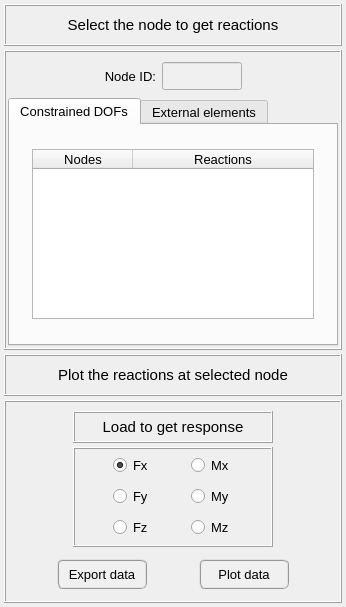
<?xml version="1.0" encoding="UTF-8"?>
<ui version="4.0">
 <class>Form</class>
 <widget class="QWidget" name="Form">
  <property name="geometry">
   <rect>
    <x>0</x>
    <y>0</y>
    <width>346</width>
    <height>607</height>
   </rect>
  </property>
  <property name="windowTitle">
   <string>Form</string>
  </property>
  <layout class="QGridLayout" name="gridLayout_2">
   <property name="leftMargin">
    <number>4</number>
   </property>
   <property name="topMargin">
    <number>4</number>
   </property>
   <property name="rightMargin">
    <number>4</number>
   </property>
   <property name="bottomMargin">
    <number>4</number>
   </property>
   <property name="spacing">
    <number>4</number>
   </property>
   <item row="0" column="0">
    <widget class="QFrame" name="frame">
     <property name="minimumSize">
      <size>
       <width>300</width>
       <height>42</height>
      </size>
     </property>
     <property name="maximumSize">
      <size>
       <width>600</width>
       <height>42</height>
      </size>
     </property>
     <property name="frameShape">
      <enum>QFrame::Box</enum>
     </property>
     <property name="frameShadow">
      <enum>QFrame::Raised</enum>
     </property>
     <property name="lineWidth">
      <number>1</number>
     </property>
     <layout class="QGridLayout" name="gridLayout_11">
      <property name="leftMargin">
       <number>2</number>
      </property>
      <property name="topMargin">
       <number>2</number>
      </property>
      <property name="rightMargin">
       <number>2</number>
      </property>
      <property name="bottomMargin">
       <number>2</number>
      </property>
      <property name="spacing">
       <number>0</number>
      </property>
      <item row="0" column="0">
       <widget class="QLabel" name="label_10">
        <property name="font">
         <font>
          <family>MS Shell Dlg 2</family>
          <pointsize>11</pointsize>
          <weight>50</weight>
          <italic>false</italic>
          <bold>false</bold>
         </font>
        </property>
        <property name="frameShape">
         <enum>QFrame::NoFrame</enum>
        </property>
        <property name="frameShadow">
         <enum>QFrame::Raised</enum>
        </property>
        <property name="text">
         <string>Select the node to get reactions</string>
        </property>
        <property name="textFormat">
         <enum>Qt::AutoText</enum>
        </property>
        <property name="alignment">
         <set>Qt::AlignCenter</set>
        </property>
       </widget>
      </item>
     </layout>
    </widget>
   </item>
   <item row="1" column="0">
    <widget class="QFrame" name="frame_2">
     <property name="maximumSize">
      <size>
       <width>16777215</width>
       <height>360</height>
      </size>
     </property>
     <property name="frameShape">
      <enum>QFrame::Box</enum>
     </property>
     <property name="frameShadow">
      <enum>QFrame::Raised</enum>
     </property>
     <layout class="QGridLayout" name="gridLayout_15">
      <property name="leftMargin">
       <number>2</number>
      </property>
      <property name="topMargin">
       <number>4</number>
      </property>
      <property name="rightMargin">
       <number>2</number>
      </property>
      <property name="bottomMargin">
       <number>2</number>
      </property>
      <property name="spacing">
       <number>2</number>
      </property>
      <item row="0" column="0">
       <widget class="QFrame" name="frame_16">
        <property name="minimumSize">
         <size>
          <width>0</width>
          <height>40</height>
         </size>
        </property>
        <property name="maximumSize">
         <size>
          <width>400</width>
          <height>40</height>
         </size>
        </property>
        <property name="frameShape">
         <enum>QFrame::NoFrame</enum>
        </property>
        <property name="frameShadow">
         <enum>QFrame::Raised</enum>
        </property>
        <layout class="QGridLayout" name="gridLayout_14">
         <property name="leftMargin">
          <number>0</number>
         </property>
         <property name="topMargin">
          <number>0</number>
         </property>
         <property name="rightMargin">
          <number>0</number>
         </property>
         <property name="bottomMargin">
          <number>0</number>
         </property>
         <property name="horizontalSpacing">
          <number>6</number>
         </property>
         <property name="verticalSpacing">
          <number>0</number>
         </property>
         <item row="0" column="0">
          <spacer name="horizontalSpacer">
           <property name="orientation">
            <enum>Qt::Horizontal</enum>
           </property>
           <property name="sizeHint" stdset="0">
            <size>
             <width>40</width>
             <height>20</height>
            </size>
           </property>
          </spacer>
         </item>
         <item row="0" column="1">
          <widget class="QLabel" name="label_2">
           <property name="minimumSize">
            <size>
             <width>0</width>
             <height>28</height>
            </size>
           </property>
           <property name="maximumSize">
            <size>
             <width>16777215</width>
             <height>28</height>
            </size>
           </property>
           <property name="font">
            <font>
             <family>MS Shell Dlg 2</family>
             <pointsize>10</pointsize>
             <weight>50</weight>
             <italic>false</italic>
             <bold>false</bold>
            </font>
           </property>
           <property name="text">
            <string>Node ID:</string>
           </property>
           <property name="alignment">
            <set>Qt::AlignRight|Qt::AlignTrailing|Qt::AlignVCenter</set>
           </property>
          </widget>
         </item>
         <item row="0" column="2">
          <widget class="QLineEdit" name="lineEdit_nodeID">
           <property name="enabled">
            <bool>false</bool>
           </property>
           <property name="minimumSize">
            <size>
             <width>80</width>
             <height>28</height>
            </size>
           </property>
           <property name="maximumSize">
            <size>
             <width>80</width>
             <height>28</height>
            </size>
           </property>
           <property name="palette">
            <palette>
             <active>
              <colorrole role="WindowText">
               <brush brushstyle="SolidPattern">
                <color alpha="255">
                 <red>0</red>
                 <green>0</green>
                 <blue>0</blue>
                </color>
               </brush>
              </colorrole>
              <colorrole role="Button">
               <brush brushstyle="SolidPattern">
                <color alpha="255">
                 <red>250</red>
                 <green>250</green>
                 <blue>250</blue>
                </color>
               </brush>
              </colorrole>
              <colorrole role="Midlight">
               <brush brushstyle="SolidPattern">
                <color alpha="255">
                 <red>0</red>
                 <green>0</green>
                 <blue>0</blue>
                </color>
               </brush>
              </colorrole>
              <colorrole role="Dark">
               <brush brushstyle="SolidPattern">
                <color alpha="255">
                 <red>0</red>
                 <green>0</green>
                 <blue>0</blue>
                </color>
               </brush>
              </colorrole>
              <colorrole role="Mid">
               <brush brushstyle="SolidPattern">
                <color alpha="255">
                 <red>0</red>
                 <green>0</green>
                 <blue>0</blue>
                </color>
               </brush>
              </colorrole>
              <colorrole role="Text">
               <brush brushstyle="SolidPattern">
                <color alpha="255">
                 <red>0</red>
                 <green>0</green>
                 <blue>0</blue>
                </color>
               </brush>
              </colorrole>
              <colorrole role="ButtonText">
               <brush brushstyle="SolidPattern">
                <color alpha="255">
                 <red>0</red>
                 <green>0</green>
                 <blue>0</blue>
                </color>
               </brush>
              </colorrole>
              <colorrole role="Base">
               <brush brushstyle="SolidPattern">
                <color alpha="255">
                 <red>250</red>
                 <green>250</green>
                 <blue>250</blue>
                </color>
               </brush>
              </colorrole>
              <colorrole role="Window">
               <brush brushstyle="SolidPattern">
                <color alpha="255">
                 <red>250</red>
                 <green>250</green>
                 <blue>250</blue>
                </color>
               </brush>
              </colorrole>
             </active>
             <inactive>
              <colorrole role="WindowText">
               <brush brushstyle="SolidPattern">
                <color alpha="255">
                 <red>0</red>
                 <green>0</green>
                 <blue>0</blue>
                </color>
               </brush>
              </colorrole>
              <colorrole role="Button">
               <brush brushstyle="SolidPattern">
                <color alpha="255">
                 <red>250</red>
                 <green>250</green>
                 <blue>250</blue>
                </color>
               </brush>
              </colorrole>
              <colorrole role="Midlight">
               <brush brushstyle="SolidPattern">
                <color alpha="255">
                 <red>0</red>
                 <green>0</green>
                 <blue>0</blue>
                </color>
               </brush>
              </colorrole>
              <colorrole role="Dark">
               <brush brushstyle="SolidPattern">
                <color alpha="255">
                 <red>0</red>
                 <green>0</green>
                 <blue>0</blue>
                </color>
               </brush>
              </colorrole>
              <colorrole role="Mid">
               <brush brushstyle="SolidPattern">
                <color alpha="255">
                 <red>0</red>
                 <green>0</green>
                 <blue>0</blue>
                </color>
               </brush>
              </colorrole>
              <colorrole role="Text">
               <brush brushstyle="SolidPattern">
                <color alpha="255">
                 <red>0</red>
                 <green>0</green>
                 <blue>0</blue>
                </color>
               </brush>
              </colorrole>
              <colorrole role="ButtonText">
               <brush brushstyle="SolidPattern">
                <color alpha="255">
                 <red>0</red>
                 <green>0</green>
                 <blue>0</blue>
                </color>
               </brush>
              </colorrole>
              <colorrole role="Base">
               <brush brushstyle="SolidPattern">
                <color alpha="255">
                 <red>250</red>
                 <green>250</green>
                 <blue>250</blue>
                </color>
               </brush>
              </colorrole>
              <colorrole role="Window">
               <brush brushstyle="SolidPattern">
                <color alpha="255">
                 <red>250</red>
                 <green>250</green>
                 <blue>250</blue>
                </color>
               </brush>
              </colorrole>
             </inactive>
             <disabled>
              <colorrole role="WindowText">
               <brush brushstyle="SolidPattern">
                <color alpha="255">
                 <red>100</red>
                 <green>100</green>
                 <blue>100</blue>
                </color>
               </brush>
              </colorrole>
              <colorrole role="Button">
               <brush brushstyle="SolidPattern">
                <color alpha="255">
                 <red>240</red>
                 <green>240</green>
                 <blue>240</blue>
                </color>
               </brush>
              </colorrole>
              <colorrole role="Midlight">
               <brush brushstyle="SolidPattern">
                <color alpha="255">
                 <red>0</red>
                 <green>0</green>
                 <blue>0</blue>
                </color>
               </brush>
              </colorrole>
              <colorrole role="Dark">
               <brush brushstyle="SolidPattern">
                <color alpha="255">
                 <red>0</red>
                 <green>0</green>
                 <blue>0</blue>
                </color>
               </brush>
              </colorrole>
              <colorrole role="Mid">
               <brush brushstyle="SolidPattern">
                <color alpha="255">
                 <red>0</red>
                 <green>0</green>
                 <blue>0</blue>
                </color>
               </brush>
              </colorrole>
              <colorrole role="Text">
               <brush brushstyle="SolidPattern">
                <color alpha="255">
                 <red>100</red>
                 <green>100</green>
                 <blue>100</blue>
                </color>
               </brush>
              </colorrole>
              <colorrole role="ButtonText">
               <brush brushstyle="SolidPattern">
                <color alpha="255">
                 <red>100</red>
                 <green>100</green>
                 <blue>100</blue>
                </color>
               </brush>
              </colorrole>
              <colorrole role="Base">
               <brush brushstyle="SolidPattern">
                <color alpha="255">
                 <red>240</red>
                 <green>240</green>
                 <blue>240</blue>
                </color>
               </brush>
              </colorrole>
              <colorrole role="Window">
               <brush brushstyle="SolidPattern">
                <color alpha="255">
                 <red>240</red>
                 <green>240</green>
                 <blue>240</blue>
                </color>
               </brush>
              </colorrole>
             </disabled>
            </palette>
           </property>
           <property name="font">
            <font>
             <family>MS Shell Dlg 2</family>
             <pointsize>11</pointsize>
             <weight>50</weight>
             <italic>false</italic>
             <bold>false</bold>
            </font>
           </property>
           <property name="toolTip">
            <string>&lt;html&gt;&lt;head/&gt;&lt;body&gt;&lt;p align=&quot;center&quot;&gt;&lt;br/&gt;&lt;/p&gt;&lt;/body&gt;&lt;/html&gt;</string>
           </property>
           <property name="whatsThis">
            <string>&lt;html&gt;&lt;head/&gt;&lt;body&gt;&lt;p&gt;&lt;br/&gt;&lt;/p&gt;&lt;/body&gt;&lt;/html&gt;</string>
           </property>
           <property name="styleSheet">
            <string notr="true">QLineEdit{color: rgb(0, 0, 0); background-color: rgb(250, 250, 250)}
QLineEdit:disabled{color: rgb(100, 100, 100); background-color: rgb(240, 240, 240)}
</string>
           </property>
           <property name="text">
            <string/>
           </property>
           <property name="frame">
            <bool>true</bool>
           </property>
           <property name="alignment">
            <set>Qt::AlignCenter</set>
           </property>
           <property name="readOnly">
            <bool>false</bool>
           </property>
           <property name="placeholderText">
            <string/>
           </property>
          </widget>
         </item>
         <item row="0" column="3">
          <spacer name="horizontalSpacer_2">
           <property name="orientation">
            <enum>Qt::Horizontal</enum>
           </property>
           <property name="sizeHint" stdset="0">
            <size>
             <width>40</width>
             <height>20</height>
            </size>
           </property>
          </spacer>
         </item>
        </layout>
       </widget>
      </item>
      <item row="1" column="0">
       <widget class="QTabWidget" name="tabWidget_reactions">
        <property name="maximumSize">
         <size>
          <width>400</width>
          <height>16777215</height>
         </size>
        </property>
        <property name="font">
         <font>
          <family>MS Shell Dlg 2</family>
          <pointsize>10</pointsize>
          <weight>50</weight>
          <italic>false</italic>
          <bold>false</bold>
         </font>
        </property>
        <property name="currentIndex">
         <number>0</number>
        </property>
        <widget class="QWidget" name="tab_constrained_dofs">
         <attribute name="title">
          <string>Constrained DOFs</string>
         </attribute>
         <layout class="QGridLayout" name="gridLayout_16">
          <item row="0" column="0">
           <widget class="QTreeWidget" name="treeWidget_reactions_at_constrained_dofs">
            <property name="minimumSize">
             <size>
              <width>282</width>
              <height>170</height>
             </size>
            </property>
            <property name="maximumSize">
             <size>
              <width>282</width>
              <height>170</height>
             </size>
            </property>
            <property name="font">
             <font>
              <family>Arial</family>
              <pointsize>10</pointsize>
              <italic>false</italic>
             </font>
            </property>
            <property name="indentation">
             <number>0</number>
            </property>
            <column>
             <property name="text">
              <string>Nodes</string>
             </property>
             <property name="font">
              <font>
               <family>MS Shell Dlg 2</family>
               <pointsize>10</pointsize>
               <weight>50</weight>
               <italic>false</italic>
               <bold>false</bold>
               <kerning>false</kerning>
              </font>
             </property>
             <property name="textAlignment">
              <set>AlignCenter</set>
             </property>
            </column>
            <column>
             <property name="text">
              <string>Reactions</string>
             </property>
             <property name="font">
              <font>
               <family>MS Shell Dlg 2</family>
               <pointsize>10</pointsize>
               <weight>50</weight>
               <italic>false</italic>
               <bold>false</bold>
               <kerning>false</kerning>
              </font>
             </property>
             <property name="textAlignment">
              <set>AlignCenter</set>
             </property>
            </column>
           </widget>
          </item>
         </layout>
        </widget>
        <widget class="QWidget" name="tab_external_springs_dampers">
         <attribute name="title">
          <string>External elements</string>
         </attribute>
         <layout class="QGridLayout" name="gridLayout_17">
          <item row="0" column="0">
           <widget class="QTabWidget" name="tabWidget_springs_dampers">
            <property name="font">
             <font>
              <family>MS Shell Dlg 2</family>
              <pointsize>10</pointsize>
              <weight>50</weight>
              <italic>false</italic>
              <bold>false</bold>
             </font>
            </property>
            <property name="currentIndex">
             <number>0</number>
            </property>
            <widget class="QWidget" name="tab_nodes_with_springs">
             <attribute name="title">
              <string>Reactions at springs</string>
             </attribute>
             <layout class="QGridLayout" name="gridLayout_18">
              <item row="0" column="0">
               <widget class="QTreeWidget" name="treeWidget_reactions_at_springs">
                <property name="minimumSize">
                 <size>
                  <width>282</width>
                  <height>150</height>
                 </size>
                </property>
                <property name="maximumSize">
                 <size>
                  <width>282</width>
                  <height>150</height>
                 </size>
                </property>
                <property name="font">
                 <font>
                  <family>Arial</family>
                  <pointsize>9</pointsize>
                  <weight>50</weight>
                  <italic>false</italic>
                  <bold>false</bold>
                 </font>
                </property>
                <property name="indentation">
                 <number>0</number>
                </property>
                <column>
                 <property name="text">
                  <string>Nodes</string>
                 </property>
                 <property name="font">
                  <font>
                   <family>MS Shell Dlg 2</family>
                   <pointsize>10</pointsize>
                   <weight>50</weight>
                   <italic>false</italic>
                   <bold>false</bold>
                   <kerning>false</kerning>
                  </font>
                 </property>
                 <property name="textAlignment">
                  <set>AlignCenter</set>
                 </property>
                </column>
                <column>
                 <property name="text">
                  <string>Reactions</string>
                 </property>
                 <property name="font">
                  <font>
                   <family>MS Shell Dlg 2</family>
                   <pointsize>10</pointsize>
                   <weight>50</weight>
                   <italic>false</italic>
                   <bold>false</bold>
                   <kerning>false</kerning>
                  </font>
                 </property>
                 <property name="textAlignment">
                  <set>AlignCenter</set>
                 </property>
                </column>
               </widget>
              </item>
             </layout>
            </widget>
            <widget class="QWidget" name="tab_nodes_with_dampers">
             <attribute name="title">
              <string>Reactions at dampers</string>
             </attribute>
             <layout class="QGridLayout" name="gridLayout_19">
              <item row="0" column="0">
               <widget class="QTreeWidget" name="treeWidget_reactions_at_dampers">
                <property name="minimumSize">
                 <size>
                  <width>282</width>
                  <height>150</height>
                 </size>
                </property>
                <property name="maximumSize">
                 <size>
                  <width>282</width>
                  <height>150</height>
                 </size>
                </property>
                <property name="font">
                 <font>
                  <family>Arial</family>
                  <pointsize>9</pointsize>
                  <weight>50</weight>
                  <italic>false</italic>
                  <bold>false</bold>
                 </font>
                </property>
                <property name="indentation">
                 <number>0</number>
                </property>
                <column>
                 <property name="text">
                  <string>Nodes</string>
                 </property>
                 <property name="font">
                  <font>
                   <family>MS Shell Dlg 2</family>
                   <pointsize>10</pointsize>
                   <weight>50</weight>
                   <italic>false</italic>
                   <bold>false</bold>
                   <kerning>false</kerning>
                  </font>
                 </property>
                 <property name="textAlignment">
                  <set>AlignCenter</set>
                 </property>
                </column>
                <column>
                 <property name="text">
                  <string>Reactions</string>
                 </property>
                 <property name="font">
                  <font>
                   <family>MS Shell Dlg 2</family>
                   <pointsize>10</pointsize>
                   <weight>50</weight>
                   <italic>false</italic>
                   <bold>false</bold>
                   <kerning>false</kerning>
                  </font>
                 </property>
                 <property name="textAlignment">
                  <set>AlignCenter</set>
                 </property>
                </column>
               </widget>
              </item>
             </layout>
            </widget>
           </widget>
          </item>
         </layout>
        </widget>
       </widget>
      </item>
     </layout>
    </widget>
   </item>
   <item row="2" column="0">
    <widget class="QFrame" name="frame_3">
     <property name="minimumSize">
      <size>
       <width>300</width>
       <height>42</height>
      </size>
     </property>
     <property name="maximumSize">
      <size>
       <width>600</width>
       <height>42</height>
      </size>
     </property>
     <property name="frameShape">
      <enum>QFrame::Box</enum>
     </property>
     <property name="frameShadow">
      <enum>QFrame::Raised</enum>
     </property>
     <property name="lineWidth">
      <number>1</number>
     </property>
     <layout class="QGridLayout" name="gridLayout_12">
      <property name="leftMargin">
       <number>2</number>
      </property>
      <property name="topMargin">
       <number>2</number>
      </property>
      <property name="rightMargin">
       <number>2</number>
      </property>
      <property name="bottomMargin">
       <number>2</number>
      </property>
      <property name="spacing">
       <number>0</number>
      </property>
      <item row="0" column="0">
       <widget class="QLabel" name="label_11">
        <property name="minimumSize">
         <size>
          <width>0</width>
          <height>30</height>
         </size>
        </property>
        <property name="maximumSize">
         <size>
          <width>16777215</width>
          <height>30</height>
         </size>
        </property>
        <property name="font">
         <font>
          <family>MS Shell Dlg 2</family>
          <pointsize>11</pointsize>
          <weight>50</weight>
          <italic>false</italic>
          <bold>false</bold>
         </font>
        </property>
        <property name="frameShape">
         <enum>QFrame::NoFrame</enum>
        </property>
        <property name="frameShadow">
         <enum>QFrame::Raised</enum>
        </property>
        <property name="text">
         <string>Plot the reactions at selected node</string>
        </property>
        <property name="textFormat">
         <enum>Qt::AutoText</enum>
        </property>
        <property name="alignment">
         <set>Qt::AlignCenter</set>
        </property>
       </widget>
      </item>
     </layout>
    </widget>
   </item>
   <item row="3" column="0">
    <widget class="QFrame" name="frame_15">
     <property name="maximumSize">
      <size>
       <width>16777215</width>
       <height>300</height>
      </size>
     </property>
     <property name="frameShape">
      <enum>QFrame::Box</enum>
     </property>
     <property name="frameShadow">
      <enum>QFrame::Raised</enum>
     </property>
     <layout class="QGridLayout" name="gridLayout_21">
      <property name="leftMargin">
       <number>4</number>
      </property>
      <property name="topMargin">
       <number>4</number>
      </property>
      <property name="rightMargin">
       <number>4</number>
      </property>
      <property name="bottomMargin">
       <number>4</number>
      </property>
      <property name="horizontalSpacing">
       <number>4</number>
      </property>
      <property name="verticalSpacing">
       <number>2</number>
      </property>
      <item row="0" column="0">
       <widget class="QFrame" name="frame_9">
        <property name="minimumSize">
         <size>
          <width>0</width>
          <height>120</height>
         </size>
        </property>
        <property name="maximumSize">
         <size>
          <width>16777215</width>
          <height>140</height>
         </size>
        </property>
        <property name="frameShape">
         <enum>QFrame::NoFrame</enum>
        </property>
        <property name="frameShadow">
         <enum>QFrame::Raised</enum>
        </property>
        <layout class="QGridLayout" name="gridLayout_7">
         <property name="leftMargin">
          <number>2</number>
         </property>
         <property name="topMargin">
          <number>2</number>
         </property>
         <property name="rightMargin">
          <number>2</number>
         </property>
         <property name="bottomMargin">
          <number>2</number>
         </property>
         <property name="horizontalSpacing">
          <number>2</number>
         </property>
         <property name="verticalSpacing">
          <number>4</number>
         </property>
         <item row="1" column="0">
          <widget class="QFrame" name="frame_5">
           <property name="minimumSize">
            <size>
             <width>0</width>
             <height>90</height>
            </size>
           </property>
           <property name="maximumSize">
            <size>
             <width>16777215</width>
             <height>140</height>
            </size>
           </property>
           <property name="frameShape">
            <enum>QFrame::Box</enum>
           </property>
           <property name="frameShadow">
            <enum>QFrame::Raised</enum>
           </property>
           <layout class="QGridLayout" name="gridLayout">
            <property name="leftMargin">
             <number>2</number>
            </property>
            <property name="topMargin">
             <number>2</number>
            </property>
            <property name="rightMargin">
             <number>2</number>
            </property>
            <property name="bottomMargin">
             <number>2</number>
            </property>
            <property name="horizontalSpacing">
             <number>2</number>
            </property>
            <item row="0" column="0">
             <widget class="QRadioButton" name="radioButton_Fx">
              <property name="maximumSize">
               <size>
                <width>40</width>
                <height>16777215</height>
               </size>
              </property>
              <property name="font">
               <font>
                <family>MS Shell Dlg 2</family>
                <pointsize>10</pointsize>
                <weight>50</weight>
                <italic>false</italic>
                <bold>false</bold>
                <kerning>false</kerning>
               </font>
              </property>
              <property name="text">
               <string>Fx</string>
              </property>
              <property name="checked">
               <bool>true</bool>
              </property>
             </widget>
            </item>
            <item row="0" column="1">
             <widget class="QRadioButton" name="radioButton_Mx">
              <property name="maximumSize">
               <size>
                <width>40</width>
                <height>16777215</height>
               </size>
              </property>
              <property name="font">
               <font>
                <family>MS Shell Dlg 2</family>
                <pointsize>10</pointsize>
                <weight>50</weight>
                <italic>false</italic>
                <bold>false</bold>
               </font>
              </property>
              <property name="text">
               <string>Mx</string>
              </property>
              <property name="checked">
               <bool>false</bool>
              </property>
             </widget>
            </item>
            <item row="1" column="0">
             <widget class="QRadioButton" name="radioButton_Fy">
              <property name="maximumSize">
               <size>
                <width>40</width>
                <height>16777215</height>
               </size>
              </property>
              <property name="font">
               <font>
                <family>MS Shell Dlg 2</family>
                <pointsize>10</pointsize>
                <weight>50</weight>
                <italic>false</italic>
                <bold>false</bold>
               </font>
              </property>
              <property name="text">
               <string>Fy</string>
              </property>
              <property name="checkable">
               <bool>true</bool>
              </property>
              <property name="checked">
               <bool>false</bool>
              </property>
             </widget>
            </item>
            <item row="1" column="1">
             <widget class="QRadioButton" name="radioButton_My">
              <property name="maximumSize">
               <size>
                <width>40</width>
                <height>16777215</height>
               </size>
              </property>
              <property name="font">
               <font>
                <family>MS Shell Dlg 2</family>
                <pointsize>10</pointsize>
                <weight>50</weight>
                <italic>false</italic>
                <bold>false</bold>
               </font>
              </property>
              <property name="text">
               <string>My</string>
              </property>
              <property name="checked">
               <bool>false</bool>
              </property>
             </widget>
            </item>
            <item row="2" column="0">
             <widget class="QRadioButton" name="radioButton_Fz">
              <property name="maximumSize">
               <size>
                <width>40</width>
                <height>16777215</height>
               </size>
              </property>
              <property name="font">
               <font>
                <family>MS Shell Dlg 2</family>
                <pointsize>10</pointsize>
                <weight>50</weight>
                <italic>false</italic>
                <bold>false</bold>
               </font>
              </property>
              <property name="text">
               <string>Fz</string>
              </property>
              <property name="checked">
               <bool>false</bool>
              </property>
             </widget>
            </item>
            <item row="2" column="1">
             <widget class="QRadioButton" name="radioButton_Mz">
              <property name="maximumSize">
               <size>
                <width>40</width>
                <height>16777215</height>
               </size>
              </property>
              <property name="font">
               <font>
                <family>MS Shell Dlg 2</family>
                <pointsize>10</pointsize>
                <weight>50</weight>
                <italic>false</italic>
                <bold>false</bold>
               </font>
              </property>
              <property name="text">
               <string>Mz</string>
              </property>
              <property name="checked">
               <bool>false</bool>
              </property>
             </widget>
            </item>
           </layout>
          </widget>
         </item>
         <item row="0" column="0">
          <widget class="QFrame" name="frame_10">
           <property name="minimumSize">
            <size>
             <width>0</width>
             <height>32</height>
            </size>
           </property>
           <property name="maximumSize">
            <size>
             <width>200</width>
             <height>32</height>
            </size>
           </property>
           <property name="frameShape">
            <enum>QFrame::Box</enum>
           </property>
           <property name="frameShadow">
            <enum>QFrame::Raised</enum>
           </property>
           <layout class="QGridLayout" name="gridLayout_6">
            <property name="leftMargin">
             <number>0</number>
            </property>
            <property name="topMargin">
             <number>0</number>
            </property>
            <property name="rightMargin">
             <number>0</number>
            </property>
            <property name="bottomMargin">
             <number>0</number>
            </property>
            <property name="spacing">
             <number>0</number>
            </property>
            <item row="0" column="0">
             <widget class="QLabel" name="label_3">
              <property name="enabled">
               <bool>true</bool>
              </property>
              <property name="sizePolicy">
               <sizepolicy hsizetype="Preferred" vsizetype="Expanding">
                <horstretch>0</horstretch>
                <verstretch>0</verstretch>
               </sizepolicy>
              </property>
              <property name="minimumSize">
               <size>
                <width>80</width>
                <height>25</height>
               </size>
              </property>
              <property name="maximumSize">
               <size>
                <width>237</width>
                <height>25</height>
               </size>
              </property>
              <property name="font">
               <font>
                <pointsize>11</pointsize>
                <weight>50</weight>
                <bold>false</bold>
               </font>
              </property>
              <property name="frameShape">
               <enum>QFrame::NoFrame</enum>
              </property>
              <property name="frameShadow">
               <enum>QFrame::Raised</enum>
              </property>
              <property name="text">
               <string>Load to get response</string>
              </property>
              <property name="textFormat">
               <enum>Qt::AutoText</enum>
              </property>
              <property name="scaledContents">
               <bool>false</bool>
              </property>
              <property name="alignment">
               <set>Qt::AlignCenter</set>
              </property>
              <property name="wordWrap">
               <bool>false</bool>
              </property>
              <property name="indent">
               <number>0</number>
              </property>
             </widget>
            </item>
           </layout>
          </widget>
         </item>
        </layout>
       </widget>
      </item>
      <item row="1" column="0">
       <widget class="QFrame" name="frame_12">
        <property name="minimumSize">
         <size>
          <width>0</width>
          <height>40</height>
         </size>
        </property>
        <property name="maximumSize">
         <size>
          <width>16777215</width>
          <height>40</height>
         </size>
        </property>
        <property name="frameShape">
         <enum>QFrame::NoFrame</enum>
        </property>
        <property name="frameShadow">
         <enum>QFrame::Raised</enum>
        </property>
        <layout class="QGridLayout" name="gridLayout_9">
         <property name="leftMargin">
          <number>0</number>
         </property>
         <property name="topMargin">
          <number>0</number>
         </property>
         <property name="rightMargin">
          <number>0</number>
         </property>
         <property name="bottomMargin">
          <number>0</number>
         </property>
         <property name="horizontalSpacing">
          <number>4</number>
         </property>
         <property name="verticalSpacing">
          <number>0</number>
         </property>
         <item row="0" column="0">
          <spacer name="horizontalSpacer_4">
           <property name="orientation">
            <enum>Qt::Horizontal</enum>
           </property>
           <property name="sizeHint" stdset="0">
            <size>
             <width>40</width>
             <height>20</height>
            </size>
           </property>
          </spacer>
         </item>
         <item row="0" column="2">
          <spacer name="horizontalSpacer_3">
           <property name="orientation">
            <enum>Qt::Horizontal</enum>
           </property>
           <property name="sizeHint" stdset="0">
            <size>
             <width>40</width>
             <height>20</height>
            </size>
           </property>
          </spacer>
         </item>
         <item row="0" column="3">
          <widget class="QPushButton" name="pushButton_plot_data">
           <property name="minimumSize">
            <size>
             <width>90</width>
             <height>30</height>
            </size>
           </property>
           <property name="maximumSize">
            <size>
             <width>90</width>
             <height>30</height>
            </size>
           </property>
           <property name="font">
            <font>
             <family>MS Shell Dlg 2</family>
             <pointsize>10</pointsize>
             <weight>50</weight>
             <italic>false</italic>
             <bold>false</bold>
            </font>
           </property>
           <property name="styleSheet">
            <string notr="true">QPushButton{border-radius: 6px; border-color: rgb(150, 150, 150); border-style: ridge; border-width: 2px; color: rgb(0, 0, 0); background-color: rgb(240, 240, 240)}
QPushButton:hover{border-radius: 6px; border-color: rgb(0, 170, 255); border-style: ridge; border-width: 2px; color: rgb(0, 0, 0); background-color: rgba(174, 213, 255, 100)}
QPushButton:pressed{border-radius: 6px; border-color: rgb(0, 170, 255); border-style: ridge; border-width: 2px; color: rgb(0, 0, 0); background-color: rgb(174, 213, 255)}
QPushButton:disabled{border-radius: 6px; border-color: rgb(150, 150, 150); border-style: ridge; border-width: 0px; color: rgb(150,150, 150); background-color: rgb(220, 220, 220)}</string>
           </property>
           <property name="text">
            <string>Plot data</string>
           </property>
          </widget>
         </item>
         <item row="0" column="1">
          <widget class="QPushButton" name="pushButton_export_data">
           <property name="minimumSize">
            <size>
             <width>90</width>
             <height>30</height>
            </size>
           </property>
           <property name="maximumSize">
            <size>
             <width>90</width>
             <height>30</height>
            </size>
           </property>
           <property name="font">
            <font>
             <family>MS Shell Dlg 2</family>
             <pointsize>10</pointsize>
             <weight>50</weight>
             <italic>false</italic>
             <bold>false</bold>
            </font>
           </property>
           <property name="styleSheet">
            <string notr="true">QPushButton{border-radius: 6px; border-color: rgb(150, 150, 150); border-style: ridge; border-width: 2px; color: rgb(0, 0, 0); background-color: rgb(240, 240, 240)}
QPushButton:hover{border-radius: 6px; border-color: rgb(0, 170, 255); border-style: ridge; border-width: 2px; color: rgb(0, 0, 0); background-color: rgba(174, 213, 255, 100)}
QPushButton:pressed{border-radius: 6px; border-color: rgb(0, 170, 255); border-style: ridge; border-width: 2px; color: rgb(0, 0, 0); background-color: rgb(174, 213, 255)}
QPushButton:disabled{border-radius: 6px; border-color: rgb(150, 150, 150); border-style: ridge; border-width: 0px; color: rgb(150,150, 150); background-color: rgb(220, 220, 220)}</string>
           </property>
           <property name="text">
            <string>Export data</string>
           </property>
           <property name="flat">
            <bool>false</bool>
           </property>
          </widget>
         </item>
         <item row="0" column="4">
          <spacer name="horizontalSpacer_5">
           <property name="orientation">
            <enum>Qt::Horizontal</enum>
           </property>
           <property name="sizeHint" stdset="0">
            <size>
             <width>40</width>
             <height>20</height>
            </size>
           </property>
          </spacer>
         </item>
        </layout>
       </widget>
      </item>
     </layout>
    </widget>
   </item>
  </layout>
 </widget>
 <resources/>
 <connections/>
</ui>
